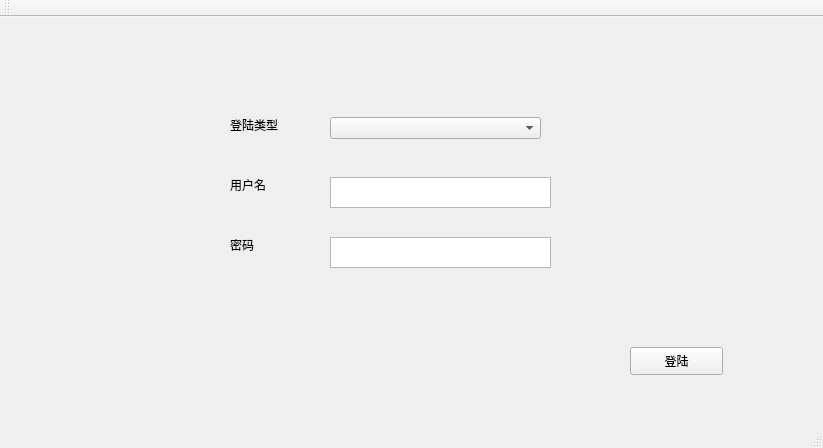
<?xml version="1.0" encoding="UTF-8"?>
<ui version="4.0">
 <class>MainWindow</class>
 <widget class="QMainWindow" name="MainWindow">
  <property name="geometry">
   <rect>
    <x>0</x>
    <y>0</y>
    <width>823</width>
    <height>448</height>
   </rect>
  </property>
  <property name="windowTitle">
   <string>WMS</string>
  </property>
  <widget class="QWidget" name="centralWidget">
   <widget class="QPushButton" name="LoginIn">
    <property name="geometry">
     <rect>
      <x>630</x>
      <y>330</y>
      <width>93</width>
      <height>28</height>
     </rect>
    </property>
    <property name="text">
     <string>登陆</string>
    </property>
   </widget>
   <widget class="QLabel" name="label">
    <property name="geometry">
     <rect>
      <x>230</x>
      <y>160</y>
      <width>72</width>
      <height>15</height>
     </rect>
    </property>
    <property name="text">
     <string>用户名</string>
    </property>
   </widget>
   <widget class="QLabel" name="label_2">
    <property name="geometry">
     <rect>
      <x>230</x>
      <y>220</y>
      <width>72</width>
      <height>15</height>
     </rect>
    </property>
    <property name="text">
     <string>密码</string>
    </property>
   </widget>
   <widget class="QComboBox" name="UserType">
    <property name="geometry">
     <rect>
      <x>330</x>
      <y>100</y>
      <width>211</width>
      <height>22</height>
     </rect>
    </property>
   </widget>
   <widget class="QLabel" name="label_3">
    <property name="geometry">
     <rect>
      <x>230</x>
      <y>100</y>
      <width>72</width>
      <height>15</height>
     </rect>
    </property>
    <property name="text">
     <string>登陆类型</string>
    </property>
   </widget>
   <widget class="QTextEdit" name="UserName">
    <property name="geometry">
     <rect>
      <x>330</x>
      <y>160</y>
      <width>221</width>
      <height>31</height>
     </rect>
    </property>
   </widget>
   <widget class="QTextEdit" name="UserPWD">
    <property name="geometry">
     <rect>
      <x>330</x>
      <y>220</y>
      <width>221</width>
      <height>31</height>
     </rect>
    </property>
   </widget>
  </widget>
  <widget class="QMenuBar" name="menuBar">
   <property name="geometry">
    <rect>
     <x>0</x>
     <y>0</y>
     <width>823</width>
     <height>26</height>
    </rect>
   </property>
  </widget>
  <widget class="QToolBar" name="mainToolBar">
   <attribute name="toolBarArea">
    <enum>TopToolBarArea</enum>
   </attribute>
   <attribute name="toolBarBreak">
    <bool>false</bool>
   </attribute>
  </widget>
  <widget class="QStatusBar" name="statusBar"/>
 </widget>
 <layoutdefault spacing="6" margin="11"/>
 <resources/>
 <connections/>
</ui>
